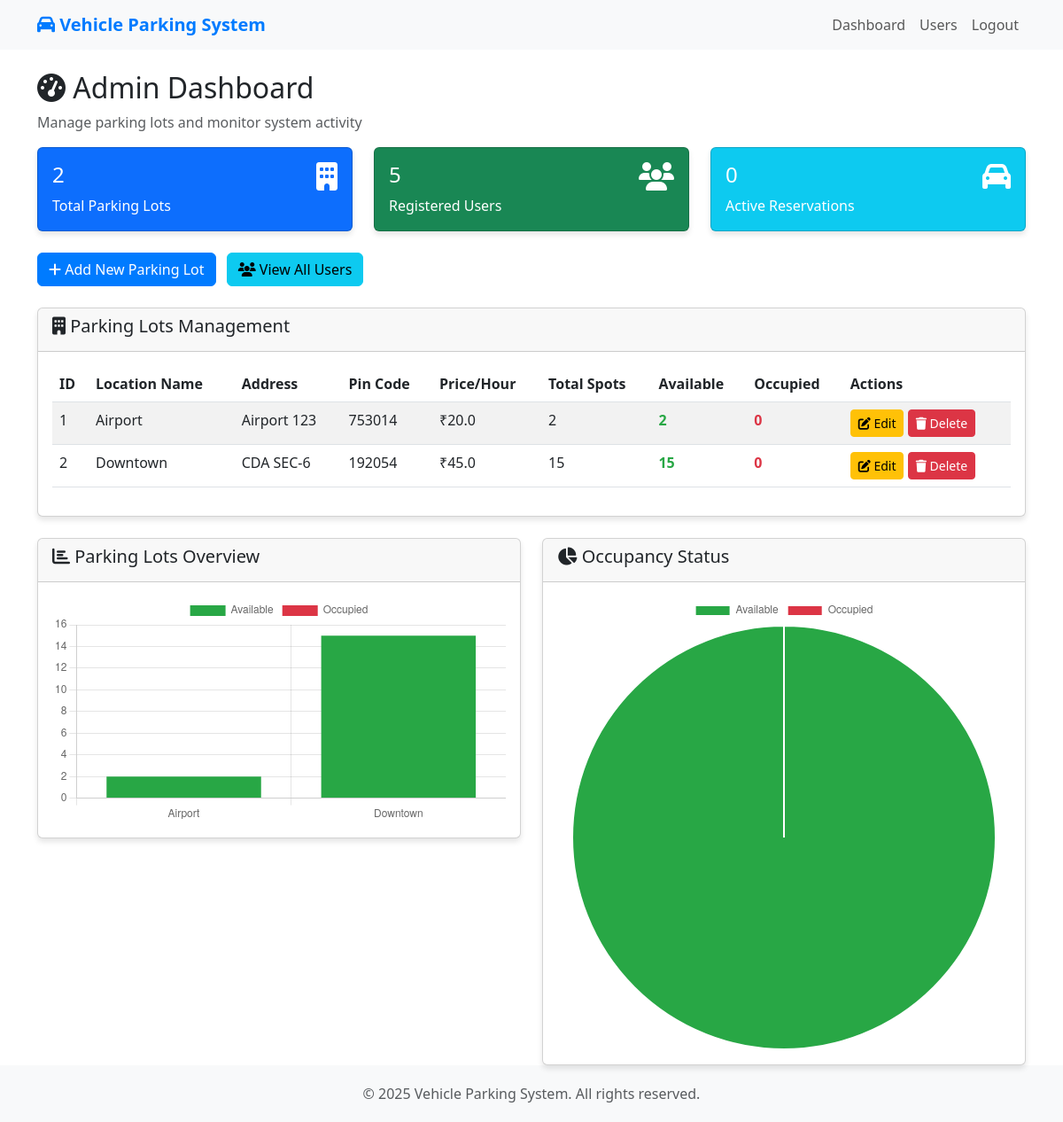
Page /admin_dashboard (signed in) on the committed database.
### main_app.py (models this page shows, shortened)
class ParkingLot(db.Model):
    __tablename__ = 'parking_lots'
    id = db.Column(db.Integer, primary_key=True)
    prime_location_name = db.Column(db.String(200), nullable=False)
    price = db.Column(db.Float, nullable=False)
    address = db.Column(db.Text, nullable=False)
    pin_code = db.Column(db.String(10), nullable=False)
    maximum_spots = db.Column(db.Integer, nullable=False)
    created_at = db.Column(db.DateTime, default=datetime.utcnow)
    parking_spots = db.relationship('ParkingSpot', backref='lot', lazy=True, cascade='all, delete-orphan')

### main_app.py (the view)
@app.route('/admin_dashboard')
def admin_dashboard():
    if not session.get('is_admin'):
        return redirect(url_for('login'))
    lots_data = []
    lots = ParkingLot.query.all()
    for lot in lots:
        total_spots = len(lot.parking_spots)
        available_spots = len([spot for spot in lot.parking_spots if spot.status == 'A'])
        occupied_spots = len([spot for spot in lot.parking_spots if spot.status == 'O'])
        lots_data.append({
            'id': lot.id,
            'prime_location_name': lot.prime_location_name,
            'address': lot.address,
            'pin_code': lot.pin_code,
            'price': lot.price,
            'maximum_spots': lot.maximum_spots,
            'total_spots': total_spots,
            'available_spots': available_spots,
            'occupied_spots': occupied_spots,
            'created_at': lot.created_at
        })
    total_users = User.query.filter_by(is_admin=False).count()
    active_reservations = Reservation.query.filter_by(status='active').count()
    return render_template('admin_dashboard.html',
                         lots=lots_data,
                         total_users=total_users,
                         active_reservations=active_reservations)

### templates/admin_dashboard.html (shortened to what this page needs)
{% extends "base.html" %}
{% block content %}
<div class="row">
    <div class="col-12">
        <h2><i class="fas fa-tachometer-alt"></i> Admin Dashboard</h2>
        <p class="text-muted">Manage parking lots and monitor system activity</p>
    </div>
</div>
<div class="row mb-4">
    <div class="col-md-4">
        <div class="card bg-primary text-white">
            <div class="card-body">
                <div class="d-flex justify-content-between">
                    <div>
                        <h4>{{ lots|length }}</h4>
                        <p class="mb-0">Total Parking Lots</p>
                    </div>
                    <div>
                        <i class="fas fa-building fa-2x"></i>
                    </div>
                </div>
            </div>
        </div>
    </div>
    <div class="col-md-4">
        <div class="card bg-success text-white">
            <div class="card-body">
                <div class="d-flex justify-content-between">
                    <div>
                        <h4>{{ total_users }}</h4>
                        <p class="mb-0">Registered Users</p>
                    </div>
                    <div>
                        <i class="fas fa-users fa-2x"></i>
                    </div>
                </div>
            </div>
        </div>
    </div>
    <div class="col-md-4">
        <div class="card bg-info text-white">
            <div class="card-body">
                <div class="d-flex justify-content-between">
                    <div>
                        <h4>{{ active_reservations }}</h4>
                        <p class="mb-0">Active Reservations</p>
                    </div>
                    <div>
                        <i class="fas fa-car fa-2x"></i>
                    </div>
                </div>
            </div>
        </div>
    </div>
</div>
<div class="row mb-4">
    <div class="col-12">
        <a href="{{ url_for('create_lot') }}" class="btn btn-primary me-2">
            <i class="fas fa-plus"></i> Add New Parking Lot
        </a>
        <a href="{{ url_for('view_users') }}" class="btn btn-info">
            <i class="fas fa-users"></i> View All Users
        </a>
    </div>
</div>
<div class="row">
    <div class="col-12">
        <div class="card">
            <div class="card-header">
                <h5><i class="fas fa-building"></i> Parking Lots Management</h5>
            </div>
            <div class="card-body">
                {% if lots %}
                    <div class="table-responsive">
                        <table class="table table-striped">
                            <thead>
                                <tr>
                                    <th>ID</th>
                                    <th>Location Name</th>
                                    <th>Address</th>
                                    <th>Pin Code</th>
                                    <th>Price/Hour</th>
                                    <th>Total Spots</th>
                                    <th>Available</th>
                                    <th>Occupied</th>
                                    <th>Actions</th>
                                </tr>
                            </thead>
                            <tbody>
                                {% for lot in lots %}
                                <tr>
                                    <td>{{ lot.id }}</td>
                                    <td>{{ lot.prime_location_name }}</td>
                                    <td>{{ lot.address }}</td>
                                    <td>{{ lot.pin_code }}</td>
                                    <td>₹{{ lot.price }}</td>
                                    <td>{{ lot.total_spots or 0 }}</td>
                                    <td><span class="status-available">{{ lot.available_spots or 0 }}</span></td>
                                    <td><span class="status-occupied">{{ lot.occupied_spots or 0 }}</span></td>
                                    <td>
                                        <a href="{{ url_for('edit_lot', lot_id=lot.id) }}" class="btn btn-sm btn-warning">
                                            <i class="fas fa-edit"></i> Edit
                                        </a>
                                        {% if lot.occupied_spots == 0 %}
                                            <a href="{{ url_for('delete_lot', lot_id=lot.id) }}"
                                               class="btn btn-sm btn-danger"
                                               onclick="return confirm('Are you sure you want to delete this parking lot?')">
                                                <i class="fas fa-trash"></i> Delete
                                            </a>
                                        {% else %}
                                            <button class="btn btn-sm btn-secondary" disabled>
                                                <i class="fas fa-ban"></i> Can't Delete
                                            </button>
                                        {% endif %}
                                    </td>
                                </tr>
                                {% endfor %}
                            </tbody>
                        </table>
                    </div>
                {% endif %}
            </div>
        </div>
    </div>
</div>
<div class="row mt-4">
    <div class="col-md-6">
        <div class="card">
            <div class="card-header">
                <h5><i class="fas fa-chart-bar"></i> Parking Lots Overview</h5>
            </div>
            <div class="card-body">
                <canvas id="parkingChart" width="400" height="200"></canvas>
            </div>
        </div>
    </div>
    <div class="col-md-6">
        <div class="card">
            <div class="card-header">
                <h5><i class="fas fa-chart-pie"></i> Occupancy Status</h5>
            </div>
            <div class="card-body">
                <canvas id="occupancyChart" width="400" height="200"></canvas>
            </div>
        </div>
    </div>
</div>
{% endblock %}
{% block scripts %}
<script>
document.addEventListener('DOMContentLoaded', function() {
    // Fetch parking data
    fetch('/api/parking_data')
        .then(response => response.json())
        .then(data => {
            // Parking Lots Chart
            const parkingCtx = document.getElementById('parkingChart').getContext('2d');
            new Chart(parkingCtx, {
                type: 'bar',
                data: {
                    labels: data.map(lot => lot.name),
                    datasets: [
                        {
                            label: 'Available',
                            data: data.map(lot => lot.available),
                            backgroundColor: '#28a745'
                        },
                        {
                            label: 'Occupied',
                            data: data.map(lot => lot.occupied),
                            backgroundColor: '#dc3545'
                        }
                    ]
                },
                options: {
                    responsive: true,
                    scales: {
                        x: { stacked: true },
                        y: { stacked: true, beginAtZero: true }
                    }
                }
            });
            // Occupancy Pie Chart
            const totalAvailable = data.reduce((sum, lot) => sum + lot.available, 0);
            const totalOccupied = data.reduce((sum, lot) => sum + lot.occupied, 0);
            const occupancyCtx = document.getElementById('occupancyChart').getContext('2d');
            new Chart(occupancyCtx, {
                type: 'pie',
                data: {
                    labels: ['Available', 'Occupied'],
                    datasets: [{
                        data: [totalAvailable, totalOccupied],
                        backgroundColor: ['#28a745', '#dc3545']
                    }]
                },
                options: {
                    responsive: true
                }
            });
        })
        .catch(error => console.error('Error fetching parking data:', error));
});
</script>
{% endblock %}

### templates/base.html (shortened to what this page needs)
<!DOCTYPE html>
<html lang="en">
<head>
    <link href="https://cdnjs.cloudflare.com/ajax/libs/bootstrap/5.3.0/css/bootstrap.min.css" rel="stylesheet">
    <link href="https://cdnjs.cloudflare.com/ajax/libs/font-awesome/6.4.0/css/all.min.css" rel="stylesheet">
</head>
<body>
    <nav class="navbar navbar-expand-lg navbar-light bg-light">
        <div class="container">
            <a class="navbar-brand" href="{{ url_for('index') }}">
                <i class="fas fa-car"></i> Vehicle Parking System
            </a>
            <div class="navbar-nav ms-auto">
                {% if session.user_id %}
                    {% if session.is_admin %}
                        <a class="nav-link" href="{{ url_for('admin_dashboard') }}">Dashboard</a>
                        <a class="nav-link" href="{{ url_for('view_users') }}">Users</a>
                    {% else %}
                        <a class="nav-link" href="{{ url_for('user_dashboard') }}">Dashboard</a>
                    {% endif %}
                    <a class="nav-link" href="{{ url_for('logout') }}">Logout</a>
                {% else %}
                    <a class="nav-link" href="{{ url_for('login') }}">Login</a>
                    <a class="nav-link" href="{{ url_for('register') }}">Register</a>
                {% endif %}
            </div>
        </div>
    </nav>
    <div class="container mt-4">
        {% block content %}{% endblock %}
    </div>
    <footer class="footer mt-auto bg-light">
        <div class="container text-center">
            <span class="text-muted">&copy; 2025 Vehicle Parking System. All rights reserved.</span>
        </div>
    </footer>
    {% block scripts %}{% endblock %}
</body>
</html>

### templates/base.html (style rules this page uses)
.navbar-brand { font-weight: bold; color: #007bff !important; }
.card { box-shadow: 0 4px 6px rgba(0, 0, 0, 0.1); }
.btn-primary { background-color: #007bff; border-color: #007bff; }
.footer { background-color: #f8f9fa; padding: 20px 0; margin-top: 50px; }
.status-available { color: #28a745; font-weight: bold; }
.status-occupied { color: #dc3545; font-weight: bold; }

### rows in the picture
ParkingLot: id "1", prime_location_name "Airport", address "Airport 123", pin_code "753014", price "20.0", maximum_spots "2", occupied_spots "0"
ParkingLot: id "2", prime_location_name "Downtown", address "CDA SEC-6", pin_code "192054", price "45.0", maximum_spots "15", occupied_spots "0"

### other values in the picture
{{ lots|length }} "2"
{{ total_users }} "5"
{{ active_reservations }} "0"
